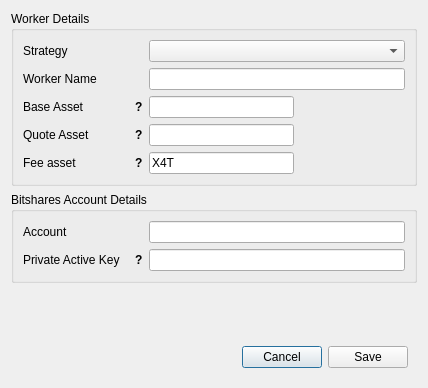
<?xml version="1.0" encoding="UTF-8"?>
<ui version="4.0">
 <class>Dialog</class>
 <widget class="QDialog" name="Dialog">
  <property name="geometry">
   <rect>
    <x>0</x>
    <y>0</y>
    <width>428</width>
    <height>388</height>
   </rect>
  </property>
  <property name="windowTitle">
   <string>DEXBot - Create Worker</string>
  </property>
  <property name="styleSheet">
   <string notr="true"/>
  </property>
  <property name="modal">
   <bool>true</bool>
  </property>
  <layout class="QGridLayout" name="gridLayout">
   <item row="4" column="0">
    <widget class="QWidget" name="widget" native="true">
     <property name="sizePolicy">
      <sizepolicy hsizetype="Preferred" vsizetype="Fixed">
       <horstretch>0</horstretch>
       <verstretch>0</verstretch>
      </sizepolicy>
     </property>
     <layout class="QHBoxLayout" name="horizontalLayout_2">
      <item>
       <spacer name="horizontalSpacer">
        <property name="orientation">
         <enum>Qt::Horizontal</enum>
        </property>
        <property name="sizeHint" stdset="0">
         <size>
          <width>179</width>
          <height>20</height>
         </size>
        </property>
       </spacer>
      </item>
      <item>
       <widget class="QPushButton" name="cancel_button">
        <property name="sizePolicy">
         <sizepolicy hsizetype="Fixed" vsizetype="Fixed">
          <horstretch>0</horstretch>
          <verstretch>0</verstretch>
         </sizepolicy>
        </property>
        <property name="cursor">
         <cursorShape>PointingHandCursor</cursorShape>
        </property>
        <property name="text">
         <string>Cancel</string>
        </property>
       </widget>
      </item>
      <item>
       <widget class="QPushButton" name="save_button">
        <property name="sizePolicy">
         <sizepolicy hsizetype="Fixed" vsizetype="Fixed">
          <horstretch>0</horstretch>
          <verstretch>0</verstretch>
         </sizepolicy>
        </property>
        <property name="cursor">
         <cursorShape>PointingHandCursor</cursorShape>
        </property>
        <property name="text">
         <string>Save</string>
        </property>
       </widget>
      </item>
     </layout>
    </widget>
   </item>
   <item row="3" column="0">
    <spacer name="verticalSpacer">
     <property name="orientation">
      <enum>Qt::Vertical</enum>
     </property>
     <property name="sizeHint" stdset="0">
      <size>
       <width>20</width>
       <height>40</height>
      </size>
     </property>
    </spacer>
   </item>
   <item row="1" column="0">
    <widget class="QGroupBox" name="groupBox_2">
     <property name="title">
      <string>Bitshares Account Details</string>
     </property>
     <layout class="QFormLayout" name="formLayout_2">
      <property name="rowWrapPolicy">
       <enum>QFormLayout::WrapLongRows</enum>
      </property>
      <item row="0" column="0">
       <widget class="QLabel" name="account_label">
        <property name="sizePolicy">
         <sizepolicy hsizetype="Fixed" vsizetype="Preferred">
          <horstretch>0</horstretch>
          <verstretch>0</verstretch>
         </sizepolicy>
        </property>
        <property name="minimumSize">
         <size>
          <width>120</width>
          <height>0</height>
         </size>
        </property>
        <property name="maximumSize">
         <size>
          <width>120</width>
          <height>16777215</height>
         </size>
        </property>
        <property name="text">
         <string>Account</string>
        </property>
        <property name="buddy">
         <cstring>account_input</cstring>
        </property>
       </widget>
      </item>
      <item row="0" column="1">
       <widget class="QLineEdit" name="account_input"/>
      </item>
      <item row="1" column="1">
       <widget class="QLineEdit" name="private_key_input">
        <property name="sizePolicy">
         <sizepolicy hsizetype="Preferred" vsizetype="Fixed">
          <horstretch>0</horstretch>
          <verstretch>0</verstretch>
         </sizepolicy>
        </property>
        <property name="echoMode">
         <enum>QLineEdit::Password</enum>
        </property>
        <property name="clearButtonEnabled">
         <bool>false</bool>
        </property>
       </widget>
      </item>
      <item row="1" column="0">
       <widget class="QWidget" name="private_key_wrap" native="true">
        <property name="sizePolicy">
         <sizepolicy hsizetype="Fixed" vsizetype="Preferred">
          <horstretch>0</horstretch>
          <verstretch>0</verstretch>
         </sizepolicy>
        </property>
        <property name="minimumSize">
         <size>
          <width>120</width>
          <height>0</height>
         </size>
        </property>
        <property name="maximumSize">
         <size>
          <width>120</width>
          <height>16777215</height>
         </size>
        </property>
        <layout class="QHBoxLayout" name="horizontalLayout_4">
         <property name="spacing">
          <number>0</number>
         </property>
         <property name="leftMargin">
          <number>0</number>
         </property>
         <property name="topMargin">
          <number>0</number>
         </property>
         <property name="rightMargin">
          <number>0</number>
         </property>
         <property name="bottomMargin">
          <number>0</number>
         </property>
         <item>
          <widget class="QLabel" name="private_key_label">
           <property name="minimumSize">
            <size>
             <width>0</width>
             <height>0</height>
            </size>
           </property>
           <property name="maximumSize">
            <size>
             <width>16777215</width>
             <height>16777215</height>
            </size>
           </property>
           <property name="text">
            <string>Private Active Key</string>
           </property>
           <property name="wordWrap">
            <bool>true</bool>
           </property>
           <property name="buddy">
            <cstring>quote_asset_input</cstring>
           </property>
          </widget>
         </item>
         <item>
          <widget class="QLabel" name="private_key_tooltip">
           <property name="sizePolicy">
            <sizepolicy hsizetype="Fixed" vsizetype="Preferred">
             <horstretch>0</horstretch>
             <verstretch>0</verstretch>
            </sizepolicy>
           </property>
           <property name="font">
            <font>
             <weight>75</weight>
             <bold>true</bold>
            </font>
           </property>
           <property name="cursor">
            <cursorShape>WhatsThisCursor</cursorShape>
           </property>
           <property name="toolTip">
            <string>&lt;html&gt;&lt;head/&gt;&lt;body&gt;&lt;p&gt;Active private key of the account in WIF format.&lt;/p&gt;&lt;p&gt;This field is optional if it was previously saved.&lt;/p&gt;&lt;/body&gt;&lt;/html&gt;</string>
           </property>
           <property name="text">
            <string>?</string>
           </property>
           <property name="margin">
            <number>5</number>
           </property>
          </widget>
         </item>
        </layout>
       </widget>
      </item>
     </layout>
    </widget>
   </item>
   <item row="0" column="0">
    <widget class="QGroupBox" name="groupBox">
     <property name="title">
      <string>Worker Details</string>
     </property>
     <layout class="QFormLayout" name="formLayout_3">
      <item row="0" column="0">
       <widget class="QLabel" name="strategy_label">
        <property name="minimumSize">
         <size>
          <width>120</width>
          <height>0</height>
         </size>
        </property>
        <property name="maximumSize">
         <size>
          <width>120</width>
          <height>16777215</height>
         </size>
        </property>
        <property name="text">
         <string>Strategy</string>
        </property>
        <property name="buddy">
         <cstring>strategy_input</cstring>
        </property>
       </widget>
      </item>
      <item row="0" column="1">
       <widget class="QComboBox" name="strategy_input">
        <property name="currentIndex">
         <number>-1</number>
        </property>
       </widget>
      </item>
      <item row="1" column="0">
       <widget class="QLabel" name="worker_name_label">
        <property name="minimumSize">
         <size>
          <width>120</width>
          <height>0</height>
         </size>
        </property>
        <property name="maximumSize">
         <size>
          <width>120</width>
          <height>16777215</height>
         </size>
        </property>
        <property name="text">
         <string>Worker Name</string>
        </property>
        <property name="buddy">
         <cstring>worker_name_input</cstring>
        </property>
       </widget>
      </item>
      <item row="1" column="1">
       <widget class="QLineEdit" name="worker_name_input"/>
      </item>
      <item row="3" column="1">
       <widget class="QLineEdit" name="quote_asset_input">
        <property name="sizePolicy">
         <sizepolicy hsizetype="Fixed" vsizetype="Fixed">
          <horstretch>0</horstretch>
          <verstretch>0</verstretch>
         </sizepolicy>
        </property>
        <property name="minimumSize">
         <size>
          <width>145</width>
          <height>0</height>
         </size>
        </property>
        <property name="maximumSize">
         <size>
          <width>80</width>
          <height>16777215</height>
         </size>
        </property>
       </widget>
      </item>
      <item row="2" column="0">
       <widget class="QWidget" name="base_asset_wrap" native="true">
        <property name="sizePolicy">
         <sizepolicy hsizetype="Fixed" vsizetype="Preferred">
          <horstretch>0</horstretch>
          <verstretch>0</verstretch>
         </sizepolicy>
        </property>
        <property name="minimumSize">
         <size>
          <width>120</width>
          <height>0</height>
         </size>
        </property>
        <property name="maximumSize">
         <size>
          <width>120</width>
          <height>16777215</height>
         </size>
        </property>
        <layout class="QHBoxLayout" name="horizontalLayout">
         <property name="spacing">
          <number>0</number>
         </property>
         <property name="leftMargin">
          <number>0</number>
         </property>
         <property name="topMargin">
          <number>0</number>
         </property>
         <property name="rightMargin">
          <number>0</number>
         </property>
         <property name="bottomMargin">
          <number>0</number>
         </property>
         <item>
          <widget class="QLabel" name="base_asset_label">
           <property name="minimumSize">
            <size>
             <width>0</width>
             <height>0</height>
            </size>
           </property>
           <property name="maximumSize">
            <size>
             <width>16777215</width>
             <height>16777215</height>
            </size>
           </property>
           <property name="text">
            <string>Base Asset</string>
           </property>
          </widget>
         </item>
         <item>
          <widget class="QLabel" name="base_asset_tooltip">
           <property name="sizePolicy">
            <sizepolicy hsizetype="Fixed" vsizetype="Preferred">
             <horstretch>0</horstretch>
             <verstretch>0</verstretch>
            </sizepolicy>
           </property>
           <property name="font">
            <font>
             <weight>75</weight>
             <bold>true</bold>
            </font>
           </property>
           <property name="cursor">
            <cursorShape>WhatsThisCursor</cursorShape>
           </property>
           <property name="toolTip">
            <string>Asset to be used as unit of measure</string>
           </property>
           <property name="text">
            <string>?</string>
           </property>
           <property name="margin">
            <number>5</number>
           </property>
          </widget>
         </item>
        </layout>
       </widget>
      </item>
      <item row="3" column="0">
       <widget class="QWidget" name="quote_asset_wrap" native="true">
        <property name="sizePolicy">
         <sizepolicy hsizetype="Fixed" vsizetype="Preferred">
          <horstretch>0</horstretch>
          <verstretch>0</verstretch>
         </sizepolicy>
        </property>
        <property name="minimumSize">
         <size>
          <width>120</width>
          <height>0</height>
         </size>
        </property>
        <property name="maximumSize">
         <size>
          <width>120</width>
          <height>16777215</height>
         </size>
        </property>
        <layout class="QHBoxLayout" name="horizontalLayout_3">
         <property name="spacing">
          <number>0</number>
         </property>
         <property name="leftMargin">
          <number>0</number>
         </property>
         <property name="topMargin">
          <number>0</number>
         </property>
         <property name="rightMargin">
          <number>0</number>
         </property>
         <property name="bottomMargin">
          <number>0</number>
         </property>
         <item>
          <widget class="QLabel" name="quote_asset_label">
           <property name="minimumSize">
            <size>
             <width>0</width>
             <height>0</height>
            </size>
           </property>
           <property name="maximumSize">
            <size>
             <width>16777215</width>
             <height>16777215</height>
            </size>
           </property>
           <property name="text">
            <string>Quote Asset</string>
           </property>
           <property name="buddy">
            <cstring>quote_asset_input</cstring>
           </property>
          </widget>
         </item>
         <item>
          <widget class="QLabel" name="quote_asset_tooltip">
           <property name="sizePolicy">
            <sizepolicy hsizetype="Fixed" vsizetype="Preferred">
             <horstretch>0</horstretch>
             <verstretch>0</verstretch>
            </sizepolicy>
           </property>
           <property name="font">
            <font>
             <weight>75</weight>
             <bold>true</bold>
            </font>
           </property>
           <property name="cursor">
            <cursorShape>WhatsThisCursor</cursorShape>
           </property>
           <property name="toolTip">
            <string>Asset to be bought and sold</string>
           </property>
           <property name="text">
            <string>?</string>
           </property>
           <property name="margin">
            <number>5</number>
           </property>
          </widget>
         </item>
        </layout>
       </widget>
      </item>
      <item row="4" column="0">
       <widget class="QWidget" name="fee_asset_wrap" native="true">
        <property name="sizePolicy">
         <sizepolicy hsizetype="Fixed" vsizetype="Preferred">
          <horstretch>0</horstretch>
          <verstretch>0</verstretch>
         </sizepolicy>
        </property>
        <property name="minimumSize">
         <size>
          <width>120</width>
          <height>0</height>
         </size>
        </property>
        <property name="maximumSize">
         <size>
          <width>120</width>
          <height>16777215</height>
         </size>
        </property>
        <layout class="QHBoxLayout" name="horizontalLayout_5">
         <property name="spacing">
          <number>0</number>
         </property>
         <property name="leftMargin">
          <number>0</number>
         </property>
         <property name="topMargin">
          <number>0</number>
         </property>
         <property name="rightMargin">
          <number>0</number>
         </property>
         <property name="bottomMargin">
          <number>0</number>
         </property>
         <item>
          <widget class="QLabel" name="fee_asset_label">
           <property name="minimumSize">
            <size>
             <width>0</width>
             <height>0</height>
            </size>
           </property>
           <property name="maximumSize">
            <size>
             <width>16777215</width>
             <height>16777215</height>
            </size>
           </property>
           <property name="text">
            <string>Fee asset</string>
           </property>
           <property name="buddy">
            <cstring>quote_asset_input</cstring>
           </property>
          </widget>
         </item>
         <item>
          <widget class="QLabel" name="fee_asset_tooltip">
           <property name="sizePolicy">
            <sizepolicy hsizetype="Fixed" vsizetype="Preferred">
             <horstretch>0</horstretch>
             <verstretch>0</verstretch>
            </sizepolicy>
           </property>
           <property name="font">
            <font>
             <weight>75</weight>
             <bold>true</bold>
            </font>
           </property>
           <property name="cursor">
            <cursorShape>WhatsThisCursor</cursorShape>
           </property>
           <property name="toolTip">
            <string>Asset to be used to pay transaction fees</string>
           </property>
           <property name="text">
            <string>?</string>
           </property>
           <property name="margin">
            <number>5</number>
           </property>
          </widget>
         </item>
        </layout>
       </widget>
      </item>
      <item row="4" column="1">
       <widget class="QLineEdit" name="fee_asset_input">
        <property name="sizePolicy">
         <sizepolicy hsizetype="Fixed" vsizetype="Fixed">
          <horstretch>0</horstretch>
          <verstretch>0</verstretch>
         </sizepolicy>
        </property>
        <property name="minimumSize">
         <size>
          <width>145</width>
          <height>0</height>
         </size>
        </property>
        <property name="maximumSize">
         <size>
          <width>80</width>
          <height>16777215</height>
         </size>
        </property>
        <property name="text">
         <string>X4T</string>
        </property>
       </widget>
      </item>
      <item row="2" column="1">
       <widget class="QLineEdit" name="base_asset_input">
        <property name="sizePolicy">
         <sizepolicy hsizetype="Fixed" vsizetype="Fixed">
          <horstretch>0</horstretch>
          <verstretch>0</verstretch>
         </sizepolicy>
        </property>
        <property name="minimumSize">
         <size>
          <width>145</width>
          <height>0</height>
         </size>
        </property>
        <property name="maximumSize">
         <size>
          <width>80</width>
          <height>16777215</height>
         </size>
        </property>
       </widget>
      </item>
     </layout>
    </widget>
   </item>
   <item row="2" column="0">
    <widget class="QWidget" name="widget_2" native="true">
     <layout class="QVBoxLayout" name="strategy_container">
      <property name="leftMargin">
       <number>0</number>
      </property>
      <property name="topMargin">
       <number>0</number>
      </property>
      <property name="rightMargin">
       <number>0</number>
      </property>
      <property name="bottomMargin">
       <number>0</number>
      </property>
     </layout>
    </widget>
   </item>
  </layout>
 </widget>
 <tabstops>
  <tabstop>strategy_input</tabstop>
  <tabstop>worker_name_input</tabstop>
  <tabstop>base_asset_input</tabstop>
  <tabstop>quote_asset_input</tabstop>
  <tabstop>fee_asset_input</tabstop>
  <tabstop>account_input</tabstop>
  <tabstop>private_key_input</tabstop>
  <tabstop>save_button</tabstop>
  <tabstop>cancel_button</tabstop>
 </tabstops>
 <resources/>
 <connections/>
</ui>
